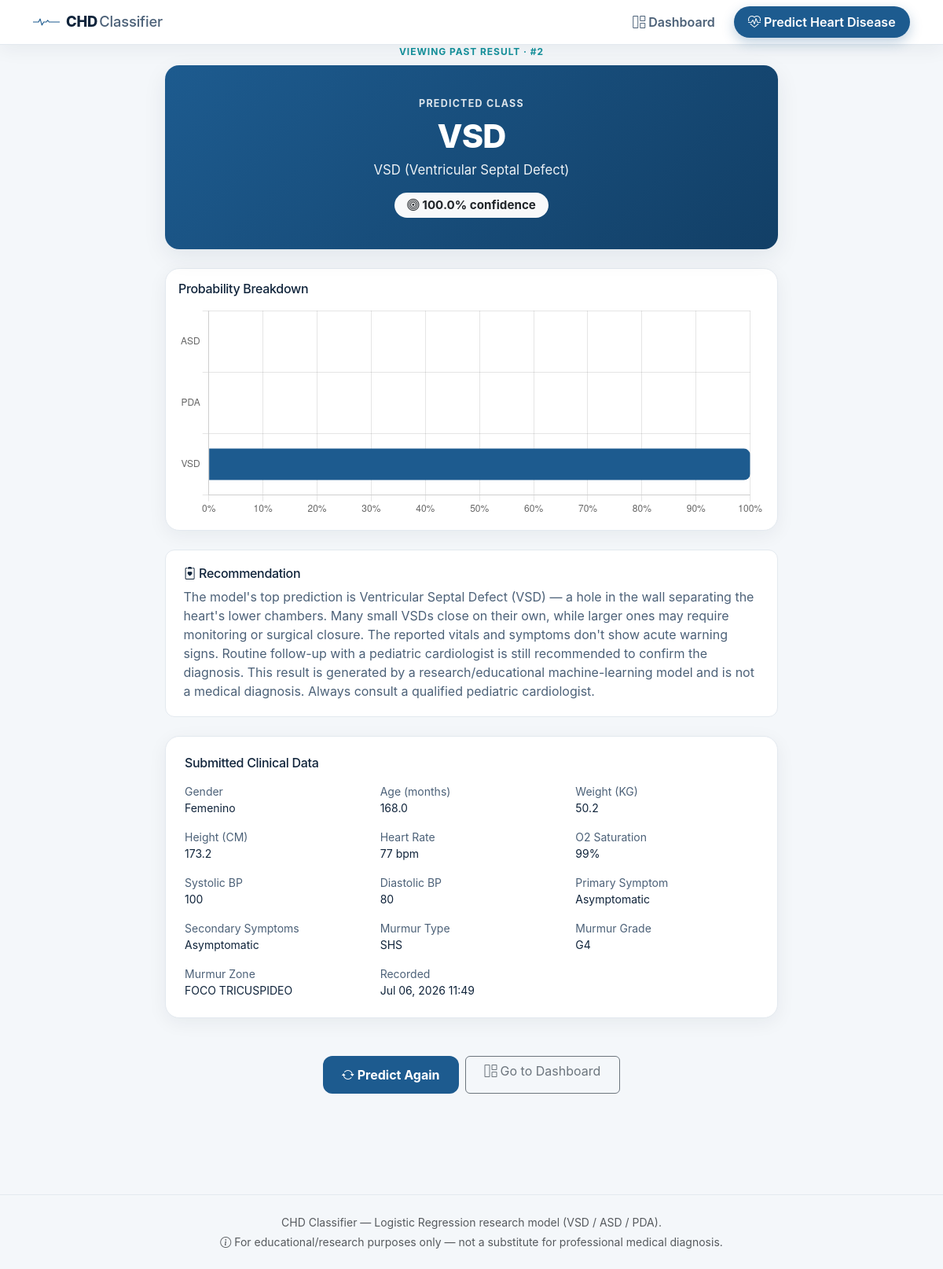
Screenshot of /history/2/ with the database file from the repository.
### predictor/models.py (models this page shows, shortened)
class PredictionResult(models.Model):
    class Gender(models.TextChoices):
        FEMALE = 'FEMENINO', 'Femenino'
        MALE = 'MASCULINO', 'Masculino'
    class CHDClass(models.TextChoices):
        VSD = 'VSD', 'VSD (Ventricular Septal Defect)'
        ASD = 'ASD', 'ASD (Atrial Septal Defect)'
        PDA = 'PDA', 'PDA (Patent Ductus Arteriosus)'
    gender = models.CharField(max_length=20, choices=Gender.choices)
    weight_kg = models.FloatField(help_text="Weight in kilograms")
    height_cm = models.FloatField(help_text="Height in centimeters")
    heart_rate = models.FloatField(help_text="Beats per minute")
    oxygen_saturation = models.FloatField(help_text="Arterial O2 saturation (%)")
    age_months = models.FloatField(help_text="Age at first visit, in months")
    systolic_bp = models.FloatField()
    diastolic_bp = models.FloatField()
    primary_symptom = models.CharField(max_length=100)
    secondary_symptoms = models.CharField(max_length=100)
    murmur_type = models.CharField(max_length=50)
    murmur_grade = models.CharField(max_length=20)
    murmur_zone = models.CharField(max_length=150)
    predicted_class = models.CharField(max_length=10, choices=CHDClass.choices)
    probability_asd = models.FloatField(default=0.0)
    probability_pda = models.FloatField(default=0.0)
    probability_vsd = models.FloatField(default=0.0)
    confidence = models.FloatField(help_text="Probability of the predicted class (0-1)")
    recommendation = models.TextField(blank=True)
    created_at = models.DateTimeField(auto_now_add=True)
    class Meta:
        ordering = ['-created_at']
    @property
    def confidence_pct(self):
        return round(self.confidence * 100, 1)
    @property
    def probability_breakdown(self):
        return {
            'ASD': round(self.probability_asd * 100, 1),
            'PDA': round(self.probability_pda * 100, 1),
            'VSD': round(self.probability_vsd * 100, 1),
        }

### predictor/views.py (the view)
# urls.py: path('history/<int:pk>/', views.history_detail, name='history_detail'),
def history_detail(request, pk):
    record = get_object_or_404(PredictionResult, pk=pk)
    breakdown = record.probability_breakdown
    context = {
        'record': record,
        'chart_labels': json.dumps(list(breakdown.keys())),
        'chart_data': json.dumps(list(breakdown.values())),
        'is_history': True,
    }
    return render(request, 'predictor/result.html', context)

### predictor/templates/predictor/result.html (shortened to what this page needs)
{% extends 'predictor/base.html' %}
{% block content %}
<div class="container">
    <div class="mx-auto" style="max-width: 780px;">
        {% if is_history %}
        <div class="page-eyebrow text-center mb-2">Viewing Past Result &middot; #{{ record.id }}</div>
        {% else %}
        <div class="page-eyebrow text-center mb-2">Prediction Result</div>
        {% endif %}
        <div class="result-hero result-{{ record.predicted_class|lower }} text-center mb-4">
            <div class="result-label">Predicted Class</div>
            <div class="result-class">{{ record.predicted_class }}</div>
            <div class="result-confidence">{{ record.get_predicted_class_display }}</div>
            <div class="mt-3">
                <span class="badge bg-light text-dark px-3 py-2" style="border-radius: 999px; font-size: .95rem;">
                    <i class="bi bi-bullseye me-1"></i>{{ record.confidence_pct }}% confidence
                </span>
            </div>
        </div>
        <div class="row g-3 mb-4">
            <div class="col-12">
                <div class="panel p-3 h-100">
                    <h2 class="h6 mb-2">Probability Breakdown</h2>
                    <canvas id="probChart" height="110"></canvas>
                </div>
            </div>
        </div>
        <div class="recommendation-box mb-4">
            <h2 class="h6 mb-2"><i class="bi bi-clipboard2-heart me-1"></i>Recommendation</h2>
            <p class="mb-0 text-soft">{{ record.recommendation }}</p>
        </div>
        <div class="panel p-4 mb-5">
            <h2 class="h6 mb-3">Submitted Clinical Data</h2>
            <div class="row row-cols-2 row-cols-md-3 g-3 small">
                <div><span class="text-soft d-block">Gender</span>{{ record.get_gender_display }}</div>
                <div><span class="text-soft d-block">Age (months)</span>{{ record.age_months|floatformat:1 }}</div>
                <div><span class="text-soft d-block">Weight (KG)</span>{{ record.weight_kg|floatformat:1 }}</div>
                <div><span class="text-soft d-block">Height (CM)</span>{{ record.height_cm|floatformat:1 }}</div>
                <div><span class="text-soft d-block">Heart Rate</span>{{ record.heart_rate|floatformat:0 }} bpm</div>
                <div><span class="text-soft d-block">O2 Saturation</span>{{ record.oxygen_saturation|floatformat:0 }}%</div>
                <div><span class="text-soft d-block">Systolic BP</span>{{ record.systolic_bp|floatformat:0 }}</div>
                <div><span class="text-soft d-block">Diastolic BP</span>{{ record.diastolic_bp|floatformat:0 }}</div>
                <div><span class="text-soft d-block">Primary Symptom</span>{{ record.primary_symptom }}</div>
                <div><span class="text-soft d-block">Secondary Symptoms</span>{{ record.secondary_symptoms }}</div>
                <div><span class="text-soft d-block">Murmur Type</span>{{ record.murmur_type }}</div>
                <div><span class="text-soft d-block">Murmur Grade</span>{{ record.murmur_grade }}</div>
                <div><span class="text-soft d-block">Murmur Zone</span>{{ record.murmur_zone }}</div>
                <div><span class="text-soft d-block">Recorded</span>{{ record.created_at|date:"M d, Y H:i" }}</div>
            </div>
        </div>
        <div class="d-flex flex-column flex-sm-row gap-2 justify-content-center mb-5">
            <a href="{% url 'predictor:predict_form' %}" class="btn btn-primary-app text-white px-4">
                <i class="bi bi-arrow-repeat me-1"></i>Predict Again
            </a>
            <a href="{% url 'predictor:dashboard' %}" class="btn btn-outline-secondary px-4">
                <i class="bi bi-grid-1x2 me-1"></i>Go to Dashboard
            </a>
        </div>
    </div>
</div>
{% endblock %}
{% block extra_scripts %}
<script>
const probColors = { ASD: '#14919B', PDA: '#D9822B', VSD: '#1D5B8F' };
const labels = {{ chart_labels|safe }};
new Chart(document.getElementById('probChart'), {
    type: 'bar',
    data: {
        labels: labels,
        datasets: [{
            data: {{ chart_data|safe }},
            backgroundColor: labels.map(l => probColors[l] || '#1D5B8F'),
            borderRadius: 8,
            maxBarThickness: 40
        }]
    },
    options: {
        indexAxis: 'y',
        plugins: { legend: { display: false },
            tooltip: { callbacks: { label: (ctx) => ctx.parsed.x + '%' } } },
        scales: { x: { beginAtZero: true, max: 100, ticks: { callback: (v) => v + '%' } } }
    }
});
</script>
{% endblock %}

### static/predictor/css/style.css (style rules this page uses)
:root { --ink: #10243B; --ink-soft: #4C6178; --bg: #F4F7FA; --surface: #FFFFFF; --line: #E3E9EF; --brand: #1D5B8F; --brand-dark: #123F66; --teal: #14919B; --vsd: #1D5B8F; --asd: #14919B; --pda: #D9822B; --radius-lg: 18px; --radius-md: 12px; --shadow-soft: 0 6px 24px rgba(16, 36, 59, 0.06); --shadow-card: 0 10px 30px rgba(16, 36, 59, 0.08); }
html, body { background: var(--bg); color: var(--ink); font-family: -apple-system, BlinkMacSystemFont, "Segoe UI", Roboto, Helvetica, Arial, sans-serif; min-height: 100%; }
h1, h2, h3, h4, h5, .display-weight { font-weight: 700; letter-spacing: -0.02em; color: var(--ink); }
.text-soft { color: var(--ink-soft); }
.panel { background: var(--surface); border: 1px solid var(--line); border-radius: var(--radius-lg); box-shadow: var(--shadow-soft); }
.page-eyebrow { text-transform: uppercase; letter-spacing: .08em; font-size: .75rem; font-weight: 700; color: var(--teal); }
.btn-primary-app { background: var(--brand); border: none; font-weight: 700; border-radius: 12px; padding: .75rem 1rem; }
.result-hero { border-radius: var(--radius-lg); padding: 2.5rem 2rem; color: #fff; box-shadow: var(--shadow-card); position: relative; overflow: hidden; }
.result-hero.result-vsd { background: linear-gradient(135deg, #1D5B8F, #123F66); }
.result-hero .result-label { text-transform: uppercase; letter-spacing: .1em; font-size: .78rem; font-weight: 700; opacity: .85; }
.result-hero .result-class { font-size: 2.6rem; font-weight: 800; letter-spacing: -0.02em; }
.result-hero .result-confidence { font-size: 1.05rem; opacity: .92; }
.recommendation-box { background: var(--surface); border: 1px solid var(--line); border-radius: var(--radius-md); padding: 1.25rem 1.4rem; }

### rows the page displays
PredictionResult: id "2", predicted_class "VSD", predicted_class "VSD (Ventricular Septal Defect)", confidence_pct "100.0", recommendation "The model's top prediction is Ventricular Septal Defect (VSD) — a hole in the wall separating the heart's lower chambers. Many small VSDs close on their own, while larger ones may require monitoring or surgical closure. The reported vitals and symptoms don't show acute warning signs. Routine follow-up with a pediatric cardiologist is still recommended to confirm the diagnosis. This result is generated by a research/educational machine-learning model and is not a medical diagnosis. Always consult a qualified pediatric cardiologist.", gender "Femenino", age_months "168.0", weight_kg "50.2", height_cm "173.2", heart_rate "77", oxygen_saturation "99", systolic_bp "100", diastolic_bp "80", primary_symptom "Asymptomatic", secondary_symptoms "Asymptomatic", murmur_type "SHS", murmur_grade "G4", murmur_zone "FOCO TRICUSPIDEO", created_at "Jul 06, 2026 11:49"

### other values shown
chart data {{ chart_labels|safe }} ["ASD", "PDA", "VSD"]
chart data {{ chart_data|safe }} [0.0, 0.0, 100.0]
